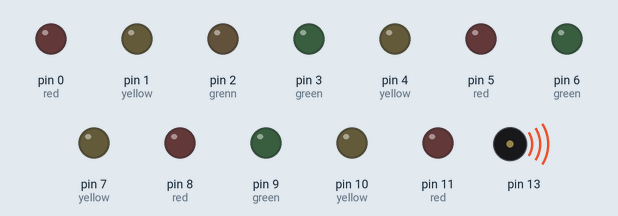
This sketch was run on a simulated Arduino Uno, built with avr-gcc and run on an emulated ATmega328P. Shown: output pins drawn as LEDs (lit = HIGH), buzzer (waves = sounding).

Above: at 0.1 s.
At 3.6 s:
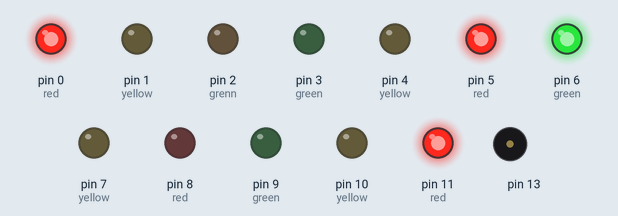
At 12.1 s:
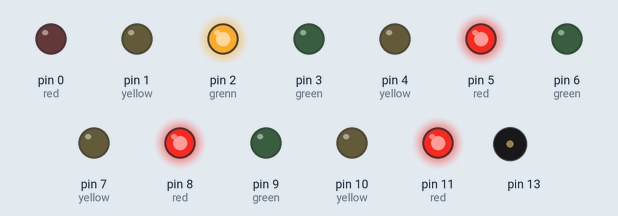
At 17.1 s:
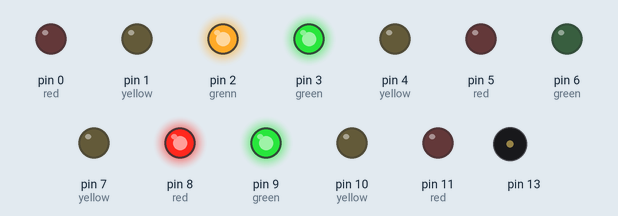
At 22.1 s:
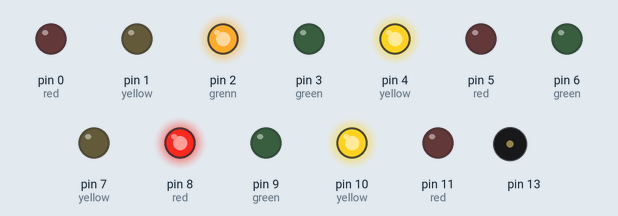
At 33.6 s:
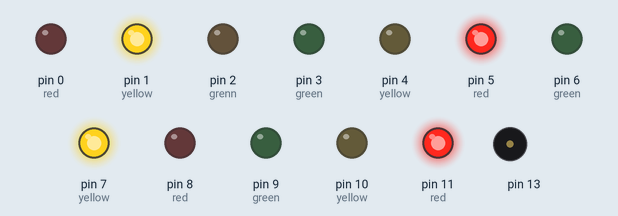
Timing chart, 0 to 40.0 s (numbered marks = the images above):
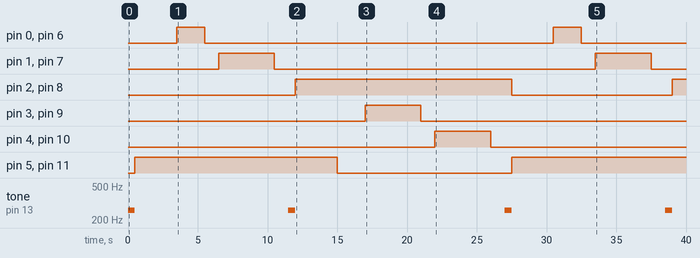

Measured:
- by itself, pin 0 (red), pin 6 (green): alternates HIGH for 2.0 s and LOW for 25.0 s
- by itself, pin 1 (yellow), pin 7 (yellow): alternates HIGH for 4.0 s and LOW for 23.0 s
- by itself, pin 2 (grenn), pin 8 (red): LOW → HIGH at 12.0 s, → LOW 15.5 s later, → HIGH 11.5 s later
- by itself, pin 3 (green), pin 9 (green): LOW → HIGH at 17.0 s, → LOW 4.0 s later
- by itself, pin 4 (yellow), pin 10 (yellow): LOW → HIGH at 22.0 s, → LOW 4.0 s later
- by itself, pin 5 (red), pin 11 (red): LOW → HIGH at 0.50 s, → LOW 14.5 s later, → HIGH 12.5 s later
- by itself, tone on pin 13: plays 260 Hz for 0.50 s, 260 Hz for 0.50 s, 260 Hz for 0.50 s, 260 Hz for 0.50 s

The sketch:

frantic_trug_elzing1.ino
```cpp
// C++ code
//
void setup()
{
  //semafaro 1
  pinMode(0, OUTPUT); //red
  pinMode(1, OUTPUT); //yellow
  pinMode(2, OUTPUT); //grenn

  //semafaro 2
  pinMode(8, OUTPUT);//red
  pinMode(7, OUTPUT);//yellow
  pinMode(6, OUTPUT);//green

  //semafaro 3
  pinMode(11, OUTPUT);//red
  pinMode(10, OUTPUT);//yellow
  pinMode(9, OUTPUT);//green

  //semafaro 4
  pinMode(5, OUTPUT);//red
  pinMode(4, OUTPUT);//yellow
  pinMode(3, OUTPUT);//green

  //barulho
  pinMode(13,OUTPUT);
}

void loop()
{
  tone(13, 260); // 260 é a frequencia em Hz: Dó
  delay(500);
  noTone(13); //para de barulho

  digitalWrite(11, HIGH);
  digitalWrite(5, HIGH);//ver

  digitalWrite(2, LOW);
  digitalWrite(8, LOW);
  delay(3000);   //vermelho  3 e 1

  digitalWrite(0, HIGH);
  digitalWrite(6, HIGH);//verd
  delay(2000);

  digitalWrite(0, LOW);
   digitalWrite(6, LOW);//verd
  delay(1000);

  digitalWrite(1, HIGH);
  digitalWrite(7, HIGH);  //am
  delay(4000);

  digitalWrite(7, LOW);
   digitalWrite(1, LOW); //am
  delay(1000);

  tone(13, 260); // 260 é a frequencia em Hz: Dó
  delay(500);
  noTone(13);

  digitalWrite(2, HIGH);
  digitalWrite(8, HIGH);
  delay(3000);   //vermelho  3 e 1

  digitalWrite(11, LOW);
  digitalWrite(5, LOW); // vermelho apaga
  delay(2000);

  digitalWrite(9, HIGH);
  digitalWrite(3, HIGH);
  delay(4000);

  digitalWrite(9, LOW);
  digitalWrite(3, LOW);
  delay(1000);

   digitalWrite(10, HIGH);
  digitalWrite(4, HIGH);
  delay(4000);

  digitalWrite(10, LOW);
  digitalWrite(4, LOW);
  delay(1000);

}
```
